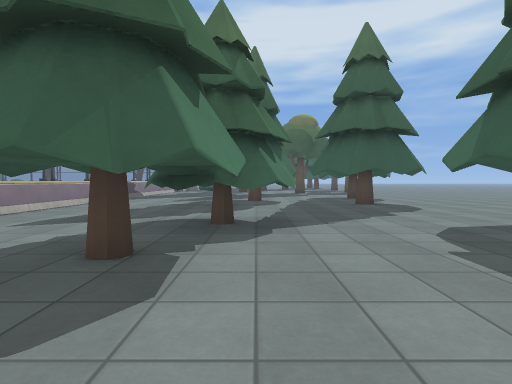
View 1 (above)

24 first-person views from a walk through a Godot game level. The camera is 1.2 m above the floor, tilts 2° down and sees 80° across. The floor is counted in squares, 2 m on a side. Each view is taken from the middle of a square. On the plan, view 1 faces up. The plan holds only what a view shows up to about 9 squares ahead; the rest is blank. The place goes on beyond the plan. Flat picture figures and markers are left out. Surface patterns are stand-ins for the level's own textures.

View 2
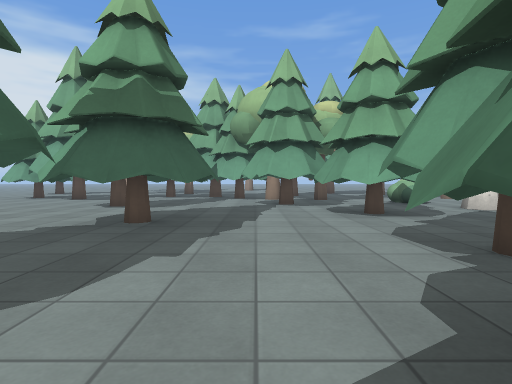

View 3
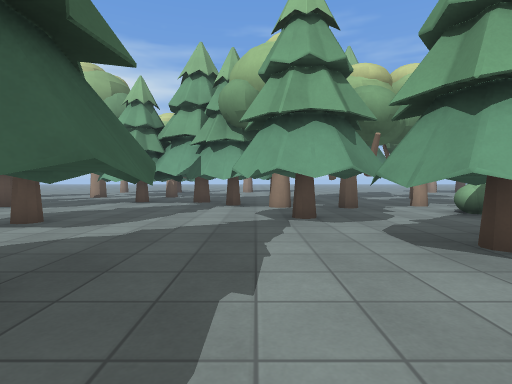

View 4
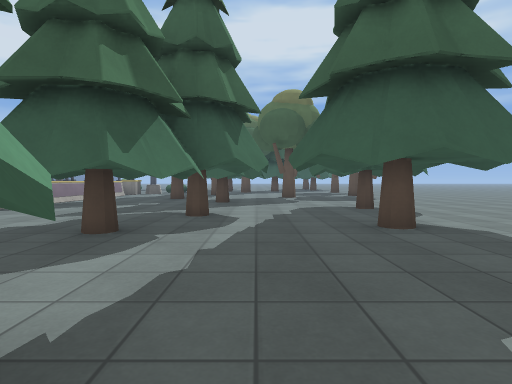

View 5
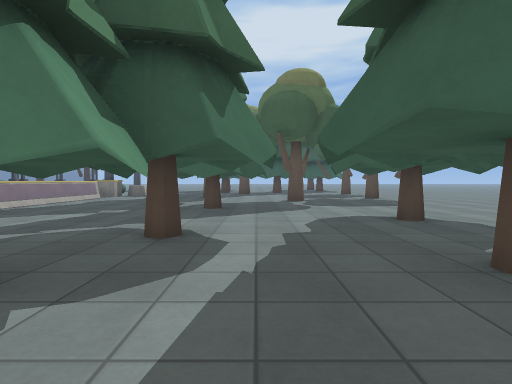

View 6
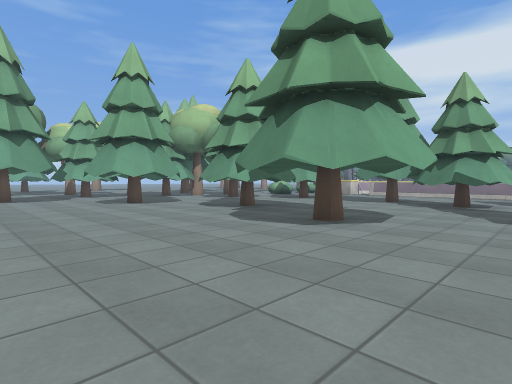

View 7
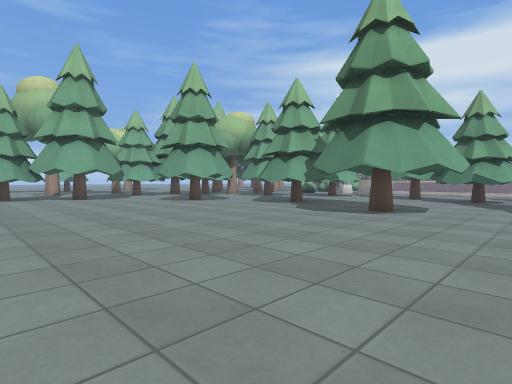

View 8
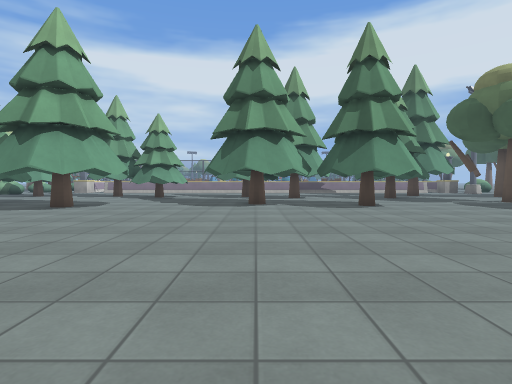

View 9
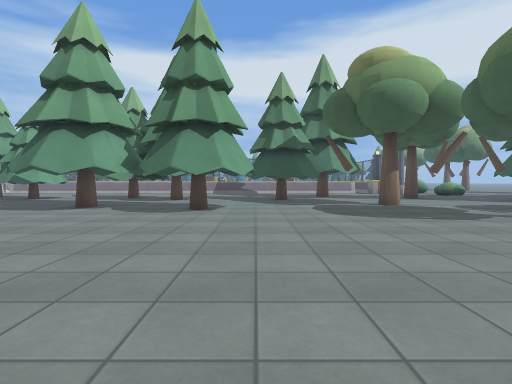

View 10
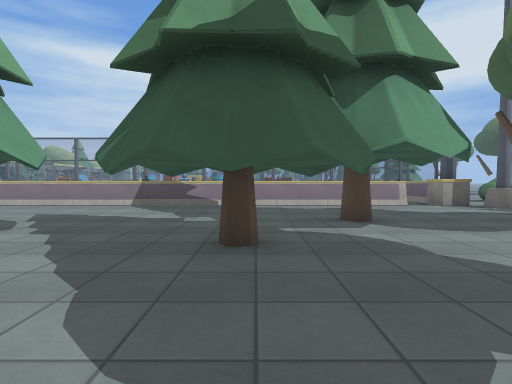

View 11
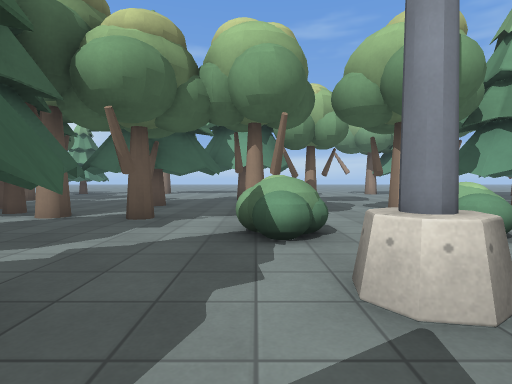

View 12
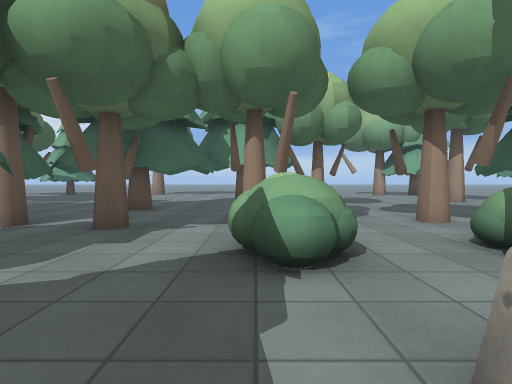

View 13
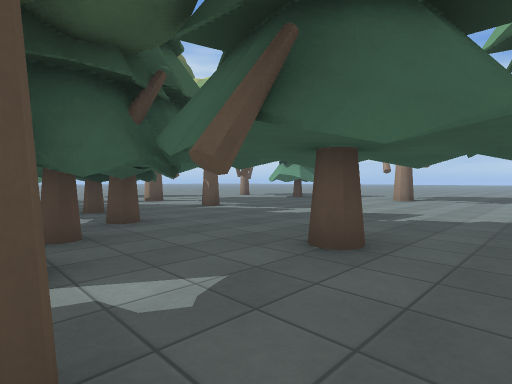

View 14
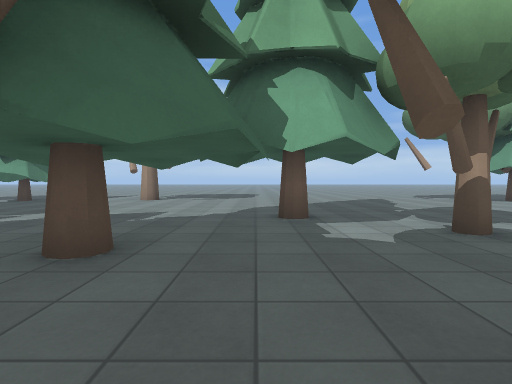

View 15
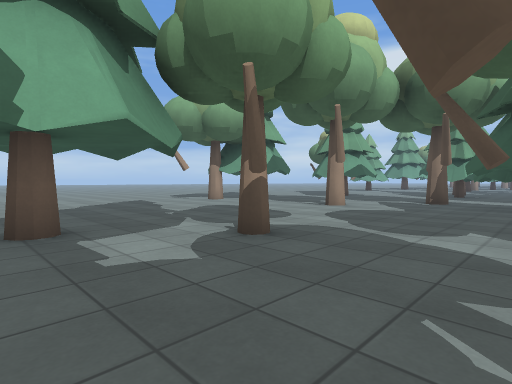

View 16
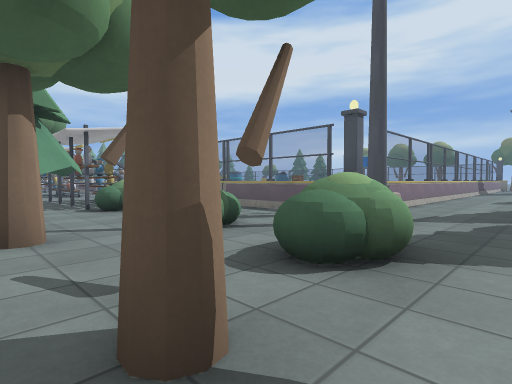

View 17
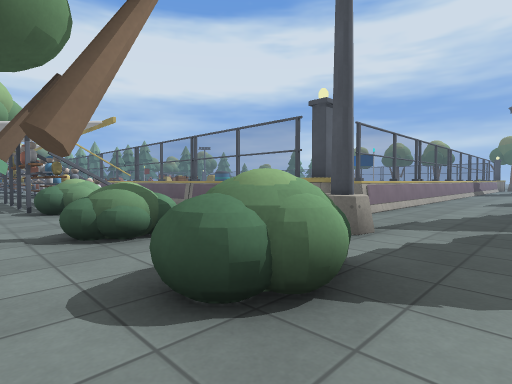

View 18
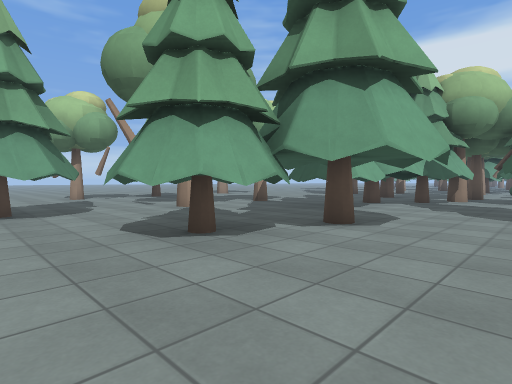

View 19
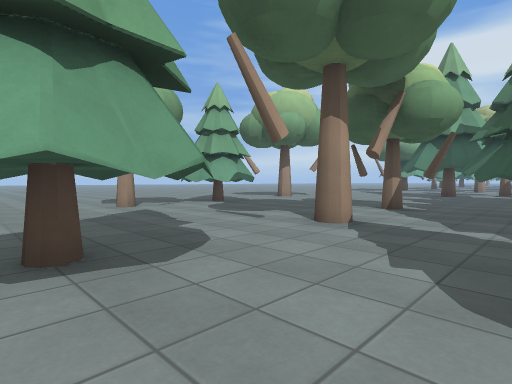

View 20
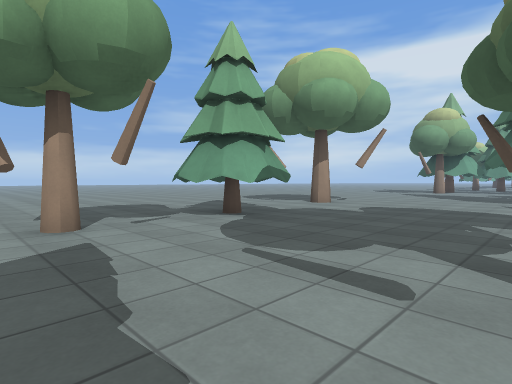

View 21
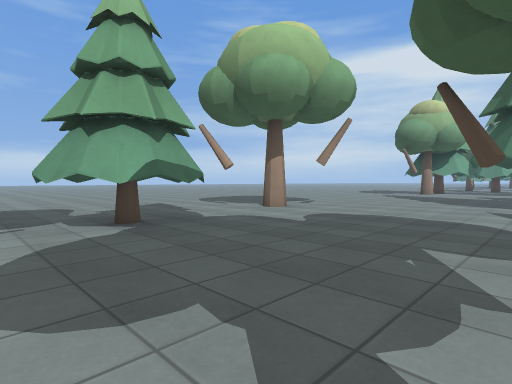

View 22
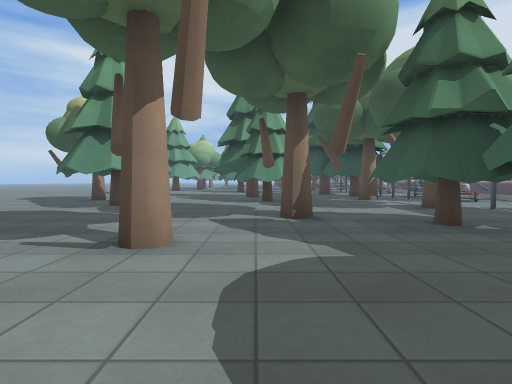

View 23
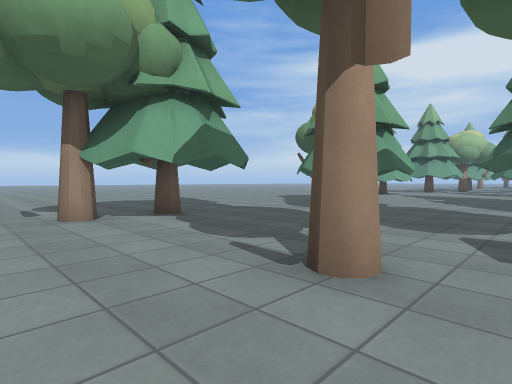

View 24
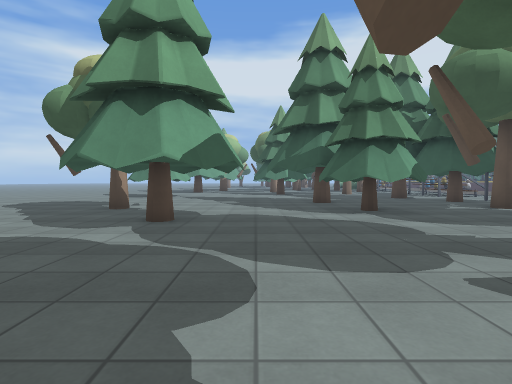

### Floor plan
Key: @ floor where view 1 was taken; # wall or solid block; . floor; T pine tree; W tower; B bush.
Columns run from 18 left of view 1 to 11 right of it. Each row starts with its distance up from view 1.
 19              .W    ..
 18             #W..   ...
 17              ..... ....
 16              #.......#..
 15              #..T...#......
 14              #....T........
 13              #...#TT........
 12              #...T#T.TT......
 11              #......TTT.....
 10              #...TTTTTT.....
  9              #...TTTTTT......
  8              #..TT#.TTT.......
  7              #..T#T.TTT......
  6              #...............
  5              #...TT...T......
  4              #...TT..TTT.....
  3              #..##T..TTT.....
  2              #..T#T..TT......
  1              #......T#T......
  0               ..TT@.T#T.....
 -1        ######W..TTT....T....
 -2    #.  ###....W..TTT.T##....
 -3    #..####B.BBBB.T##.T#T......
 -4     .#####B.BBBB.#TT..........
 -5 TT#..# TTT#T#..#.###T....TTT..
 -6 TT.... T##T##....#T#TTTTT.TTT.
 -7 .......TTTT.....T.TTTTTT...T..
 -8 ..TT..........#.TTTTTTTT......
 -9 T.#T.........##..TT....#.#..TT
-10 ..T......#.....T......#.....##
-11 ....T.......................TT
-12 ...TTT........................
-13 .. TTT.......................
-14  .##T...T.#...........T#T.#..
-15  .......... .... ..#..TTT..#.

Where each view was taken, in squares from view 1:
view 1: 0 up, 0 right, facing up
view 2: 5 up, 1 right, facing down
view 3: 2 up, 1 right, facing down
view 4: 4 up, 1 right, facing up
view 5: 6 up, 1 right, facing up
view 6: 6 up, 8 right, facing down-left
view 7: 6 up, 10 right, facing down-left
view 8: 8 up, 11 right, facing left
view 9: 12 up, 10 right, facing left
view 10: 13 up, 3 right, facing left
view 11: 0 up, 3 left, facing down
view 12: 1 down, 3 left, facing down
view 13: 5 down, 2 left, facing down-right
view 14: 5 down, 2 left, facing down
view 15: 6 down, 2 left, facing down-left
view 16: 6 down, 2 left, facing up-left
view 17: 5 down, 2 left, facing up-left
view 18: 3 down, 11 right, facing down-left
view 19: 7 down, 11 right, facing down-left
view 20: 10 down, 9 right, facing down-left
view 21: 10 down, 7 right, facing down-left
view 22: 9 down, 6 left, facing left
view 23: 9 down, 7 left, facing down-left
view 24: 11 down, 9 left, facing left
